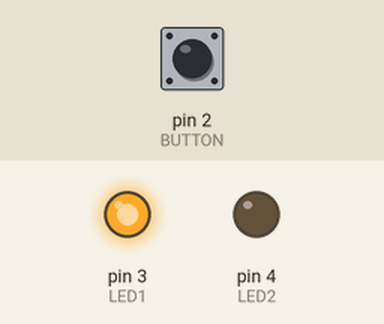
Recording of a sketch running on a simulated Arduino Uno, built with avr-gcc and run on an emulated ATmega328P. On the bench: output pins drawn as LEDs (lit = HIGH). The inputs (shaded band) are chosen by the test bench; at power-on: pin 2 (BUTTON) HIGH.

Above: at 1.2 s.
1.3 s: pin 2 (BUTTON) pulled LOW for 0.15 s
At 1.37 s:
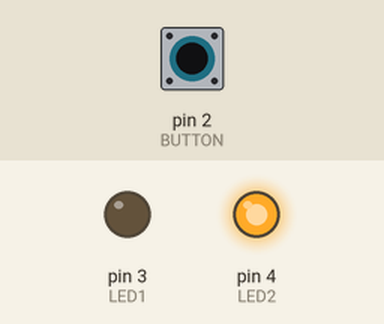
2.9 s: pin 2 (BUTTON) pulled LOW for 3.2 s
At 7.3 s:
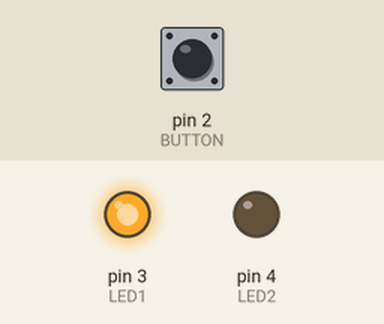
Timing chart, 0 to 8.8 s (numbered marks = the images above; inputs shaded):
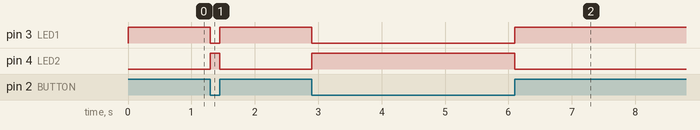

The sketch:

code_input_Button_output_2LED.ino
```cpp
// Mit welchen Pins sind die Bauteile verbunden?

// Button mit Pin 2 verbunden
int BUTTON = 2;
// LED1 mit Pin 3 verbunden
int LED1 = 3;
// LED2 mit Pin 4 verbunden
int LED2 = 4;

// Welche Pins sind Input und welche Output?
void setup()
{
  pinMode(BUTTON, INPUT);
  pinMode(LED1, OUTPUT);
  pinMode(LED2, OUTPUT);
}

// Was soll das Programm machen, während es läuft?
void loop()
{
  // Prüfen, ob der Button gedrückt ist oder nicht
  bool button_state = digitalRead(BUTTON);

  // Wenn der Button nicht gedrückt ist (Pin ist LOW)
  if(button_state == LOW) {
    // LED1 ausschalten
  	digitalWrite(LED1, LOW);
    // LED2 einschalten
    digitalWrite(LED2, HIGH);

  // Im anderen Fall (Button nicht gedrückt, Pin ist HIGH)
  } else {
    // LED1 einschalten
  	digitalWrite(LED1, HIGH);
    // LED2 ausschalten
    digitalWrite(LED2, LOW);
  }
}
```

Measured:
- after the input at 1.3 s, pin 3 (LED1): HIGH → LOW at once, → HIGH 0.15 s later; pin 4 (LED2): LOW → HIGH at once, → LOW 0.15 s later
- after the input at 2.9 s, pin 3 (LED1): HIGH → LOW at once, → HIGH 3.2 s later; pin 4 (LED2): LOW → HIGH at once, → LOW 3.2 s later
